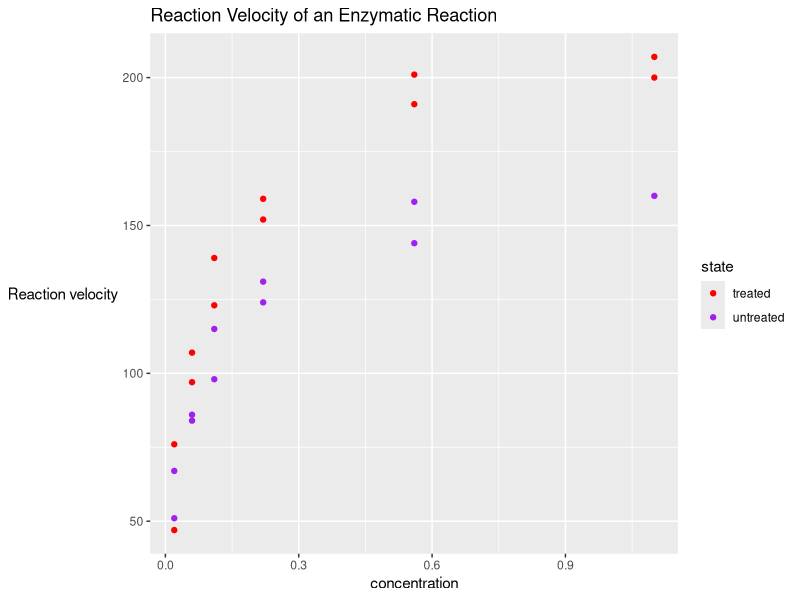
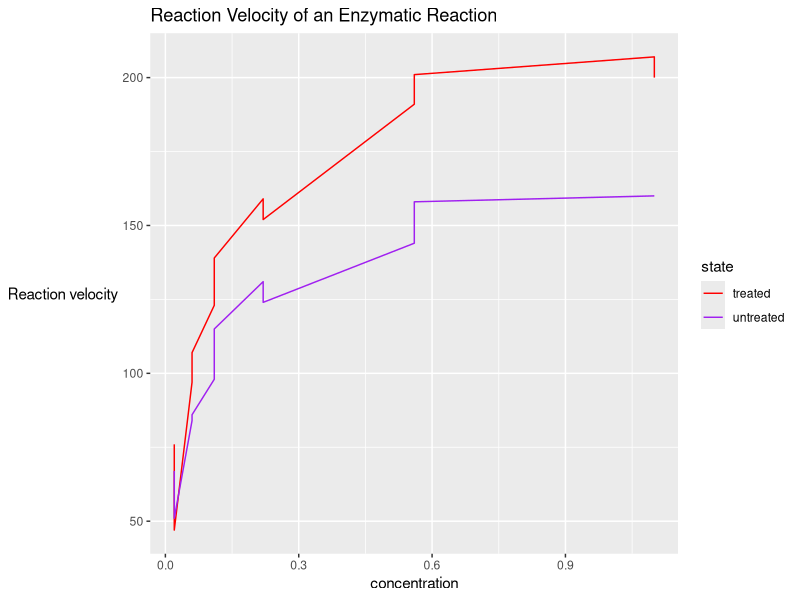
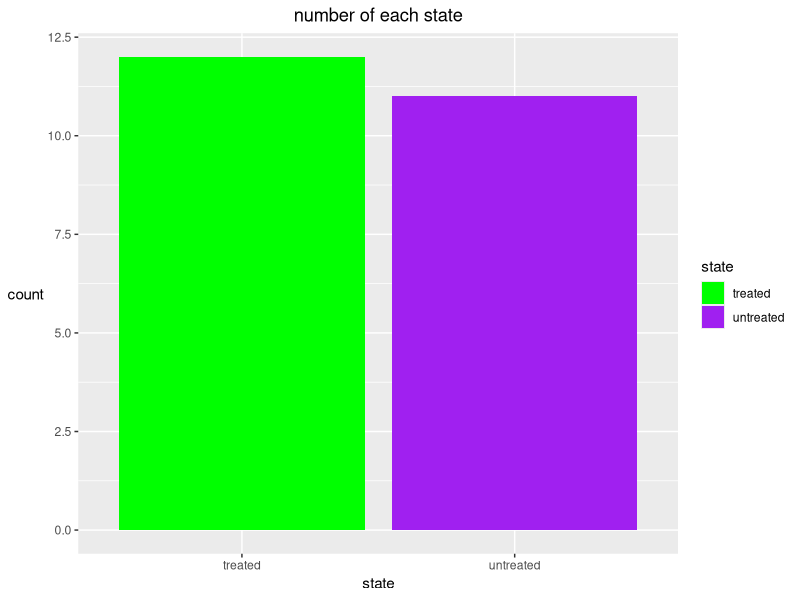
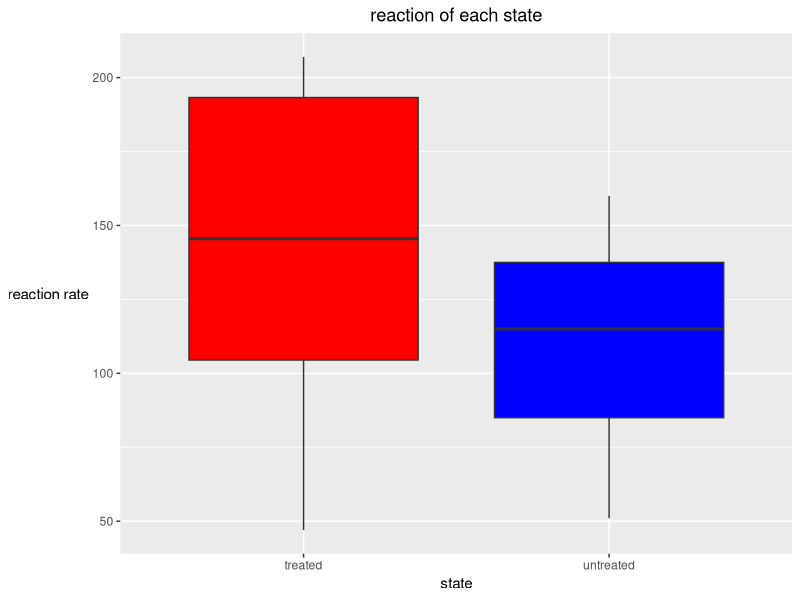
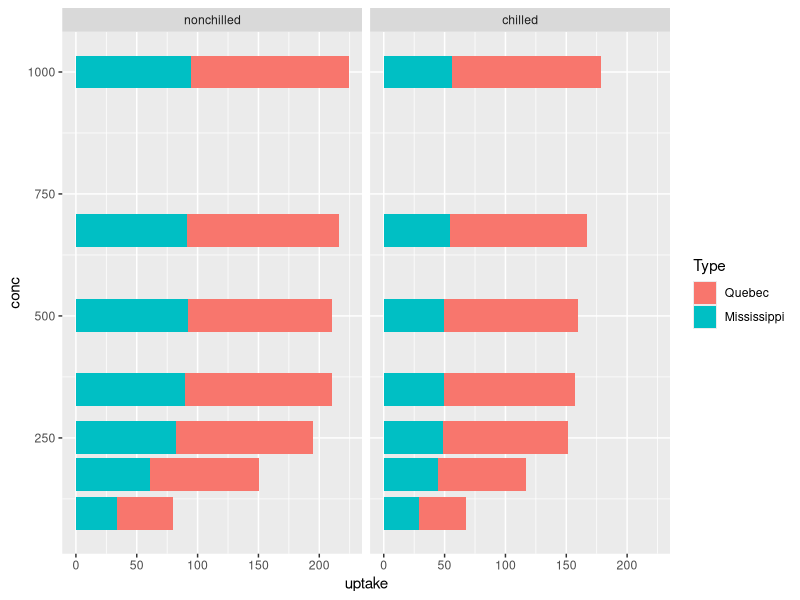

Source code (R) for these figures, in order:
## ---- chunk 1
library("ggplot2")
## ---- chunk 2
ggplot(Puromycin, aes(conc, rate, color=state))+geom_point()+scale_color_manual(values =c("red","purple"))+ggtitle("Reaction Velocity of an Enzymatic Reaction")+xlab("concentration")+ylab("Reaction velocity")+theme(axis.title.y =element_text(angle = 0, vjust=0.5))

## ---- chunk 3
ggplot(Puromycin, aes(conc, rate, color=state))+geom_line()+scale_color_manual(values =c("red","purple"))+ggtitle("Reaction Velocity of an Enzymatic Reaction")+xlab("concentration")+ylab("Reaction velocity")+theme(axis.title.y = element_text(angle = 0, vjust=0.5))

## ---- chunk 4
ggplot(Puromycin, aes(x=state, fill=state))+geom_histogram(stat="count")+scale_fill_manual(values=c("green","purple"))+ggtitle("number of each state")+xlab("state")+ylab("count")+theme(axis.title.y = element_text(angle = 0, vjust=0.5))+theme(plot.title =element_text(,hjust=0.5) )

## ---- chunk 5
ggplot(Puromycin, aes(x=state, y=rate))+geom_boxplot(fill=c("red","blue"))+ggtitle("reaction of each state")+xlab("state")+ylab("reaction rate")+theme(axis.title.y = element_text(angle = 0, vjust=0.5))+theme(plot.title =element_text(,hjust=0.5) )

## ---- chunk 6
ggplot(CO2, aes(x=conc, y=uptake,))+geom_bar(stat="identity",aes(fill=Type))+coord_flip()+facet_wrap(~Treatment)

